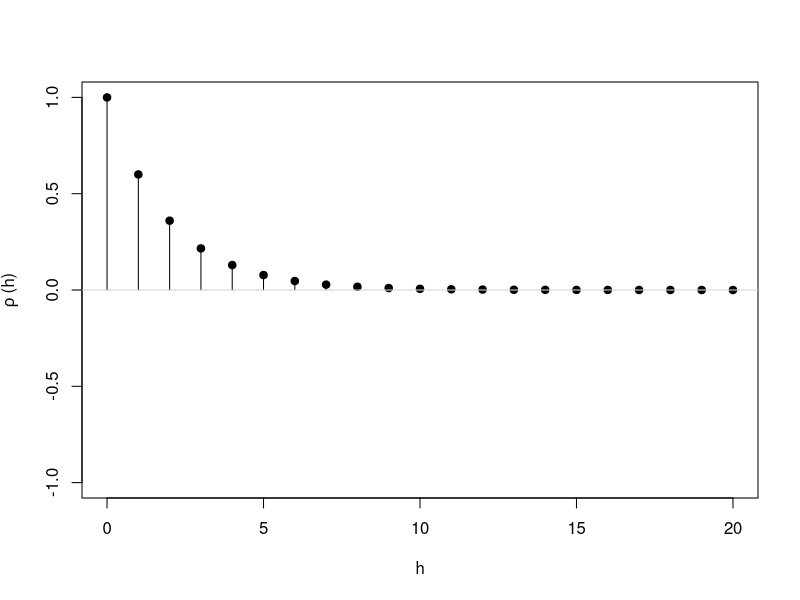
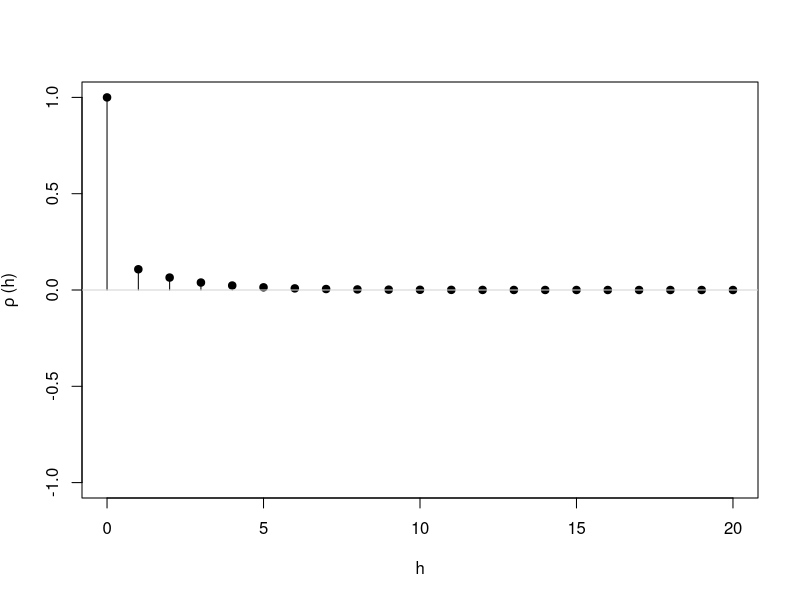
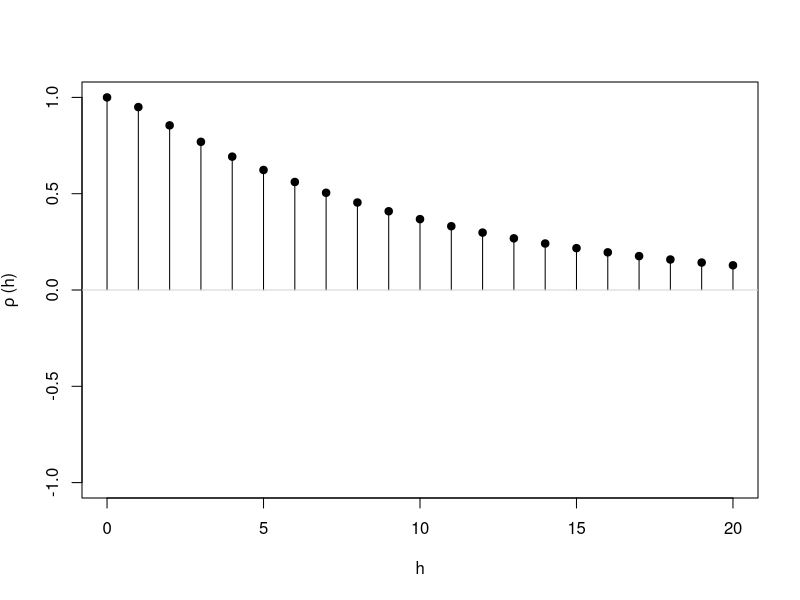
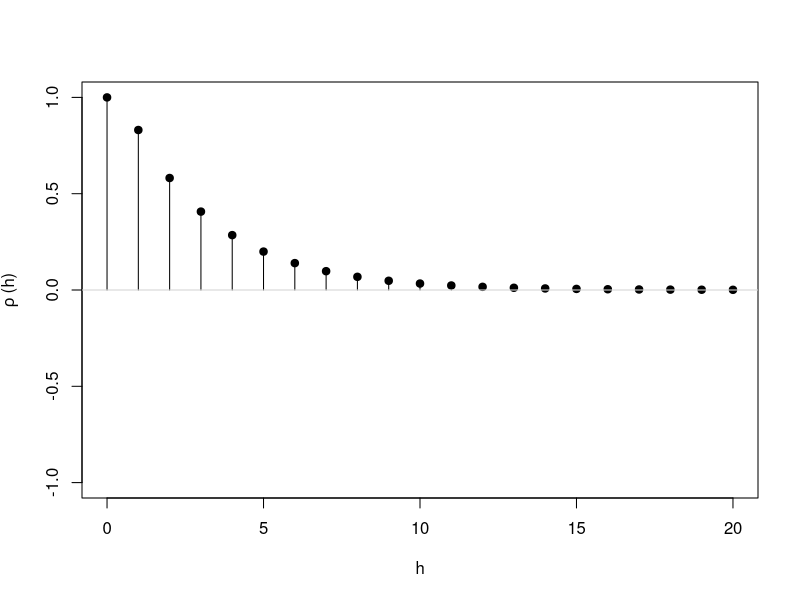
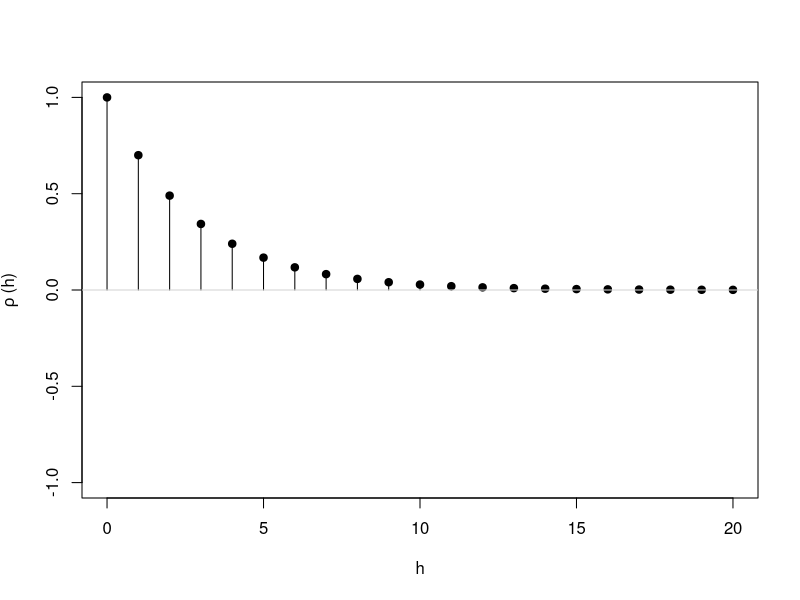
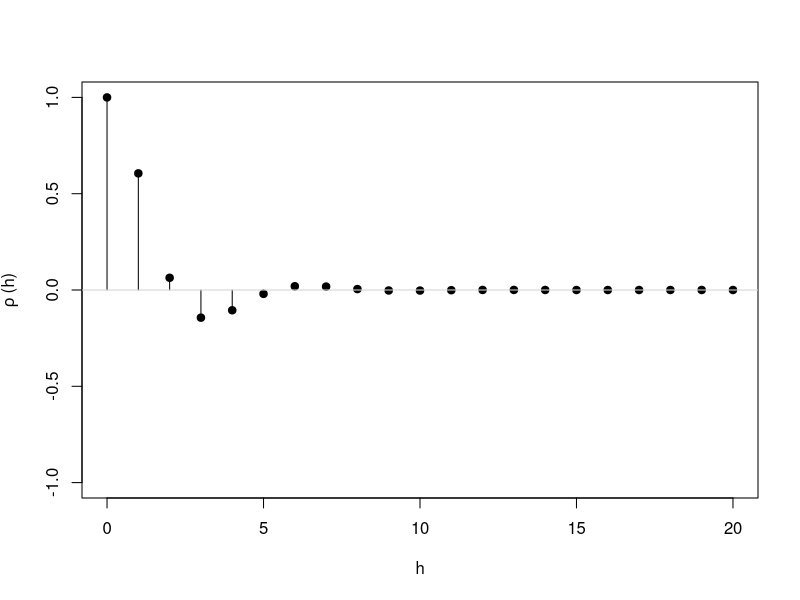
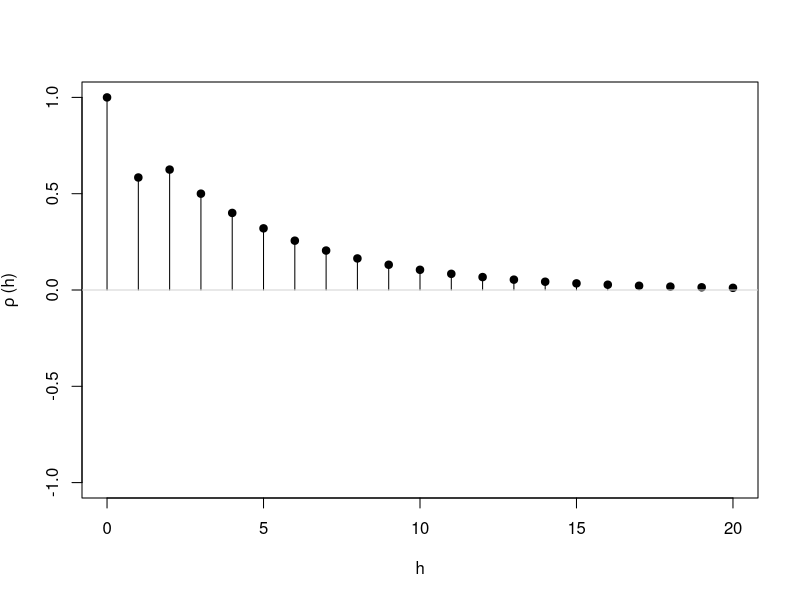

R code for these plots, in order:
## ---- chunk 1
#| echo: false
plot_arma_acf <- function(ar = numeric(), ma = numeric(), lag.max = 10){
  y_vals <- ARMAacf(ar = ar, ma = ma, lag.max = lag.max)
  plot(0:lag.max, y_vals, pch = 19, ylim = c(-1, 1),
       xlab = "h", ylab = expression(rho~"(h)"))
  segments(0:lag.max, 0, 0:lag.max, y_vals)
  abline(h = 0, col = "lightgrey")
}
## ---- chunk 2
plot_arma_acf(ar = c(0.6), lag.max = 20)
## ---- chunk 3
plot_arma_acf(ar = c(0.6), ma = c(-0.5), lag.max = 20)
## ---- chunk 4
plot_arma_acf(ar = c(0.9), ma = c(0.9), lag.max = 20)
## ---- chunk 5
plot_arma_acf(ar = c(0.7), ma = c(0.5), lag.max = 20)
## ---- chunk 6
plot_arma_acf(ar = c(0.7), ma = c(0), lag.max = 20)
## ---- chunk 7
plot_arma_acf(ar = c(0.6, -0.3), ma = c(0.4), lag.max = 20)
## ---- chunk 8
plot_arma_acf(ar = c(0.8), ma = c(-0.5, 0.3), lag.max = 20)
